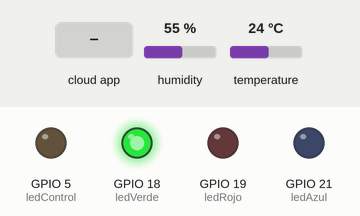
Recording of a sketch running on a simulated ESP32. Shown: output pins drawn as LEDs (lit = HIGH). Inputs (shaded band) come from the test bench; at power-on: humidity 55 %, temperature 24 °C. WiFi joins after 1.5 s; servers stay silent unless stated.

Above: at 2.7 s.
2.8 s: humidity set to 41 %
4.7 s: humidity set to 38 %
At 6.7 s:
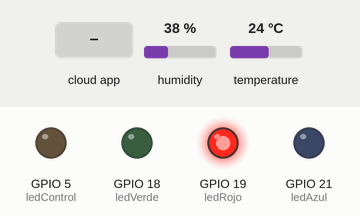
7.0 s: the phone or cloud app sets esp32_relay to 1
At 8.0 s:
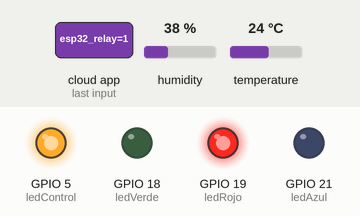
9.0 s: humidity set to 40 %
At 10.3 s:
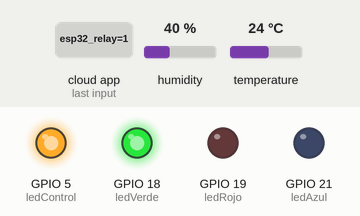
11.1 s: humidity set to 59 %
12.8 s: humidity set to 62 %
At 14.9 s:
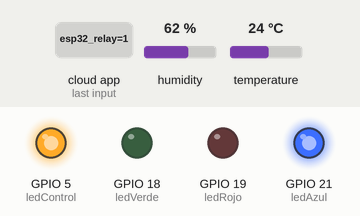
Timing chart, 0 to 16.1 s (numbered marks = the images above; inputs shaded):
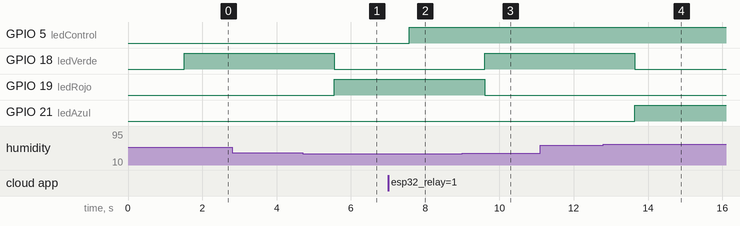

Measured:
- the behaviour switches between 40 and 39 % on humidity (found by bisection; images 0 and 1)
- the behaviour switches between 60 and 61 % on humidity (found by bisection; images 3 and 4)
- after the input at 2.8 s, every drawn part: stays the same
- after the input at 4.7 s, GPIO 18 (ledVerde): HIGH → LOW after 0.86 s; GPIO 19 (ledRojo): LOW → HIGH after 0.86 s
- after the input at 7.0 s, GPIO 5 (ledControl): LOW → HIGH after 0.58 s
- after the input at 9.0 s, GPIO 18 (ledVerde): LOW → HIGH after 0.60 s; GPIO 19 (ledRojo): HIGH → LOW after 0.60 s
- after the input at 11.1 s, every drawn part: stays the same
- after the input at 12.8 s, GPIO 18 (ledVerde): HIGH → LOW after 0.84 s; GPIO 21 (ledAzul): LOW → HIGH after 0.84 s

The sketch:

Untitled_may24a.ino
```cpp
#include "arduino_secrets.h"
#include <DHTesp.h>
#include "thingProperties.h"

DHTesp dht;

// Pines LED indicadores de humedad
const int ledVerde = 18;
const int ledRojo = 19;
const int ledAzul = 21;

// Pin LED controlado desde IoT Cloud
const int ledControl = 5;

void setup() {
  Serial.begin(9600);
  delay(1500);

  initProperties();
  ArduinoCloud.begin(ArduinoIoTPreferredConnection);
  setDebugMessageLevel(2);
  ArduinoCloud.printDebugInfo();

  dht.setup(4, DHTesp::DHT22); // DHT conectado al pin 4

  pinMode(ledVerde, OUTPUT);
  pinMode(ledRojo, OUTPUT);
  pinMode(ledAzul, OUTPUT);
  pinMode(ledControl, OUTPUT);
}

void loop() {
  ArduinoCloud.update();

  float temp = dht.getTemperature();
  float hum = dht.getHumidity();

  // Si el LED de control está encendido, reiniciar variables
  if (esp32_relay) {
    dht22_temperatura = 0;
    dht22_humedad = 0;
    digitalWrite(ledControl, HIGH);
  } else {
    dht22_temperatura = temp;
    dht22_humedad = hum;
    digitalWrite(ledControl, LOW);
  }

  // Indicador por LEDs de humedad
  if (hum < 40) {
    digitalWrite(ledRojo, HIGH);
    digitalWrite(ledVerde, LOW);
    digitalWrite(ledAzul, LOW);
  } else if (hum <= 60) {
    digitalWrite(ledRojo, LOW);
    digitalWrite(ledVerde, HIGH);
    digitalWrite(ledAzul, LOW);
  } else {
    digitalWrite(ledRojo, LOW);
    digitalWrite(ledVerde, LOW);
    digitalWrite(ledAzul, HIGH);
  }

  delay(1000);
}

void onEsp32RelayChange() {
}
```

arduino_secrets.h
```cpp
#define SECRET_DEVICE_KEY ""
#define SECRET_OPTIONAL_PASS ""
#define SECRET_SSID ""
```

thingProperties.h
```cpp
// Code generated by Arduino IoT Cloud, DO NOT EDIT.

#include <ArduinoIoTCloud.h>
#include <Arduino_ConnectionHandler.h>

const char DEVICE_LOGIN_NAME[]  = "80b9f854-0b44-4aee-8d31-d001af769a67";

const char SSID[]               = SECRET_SSID;    // Network SSID (name)
const char PASS[]               = SECRET_OPTIONAL_PASS;    // Network password (use for WPA, or use as key for WEP)
const char DEVICE_KEY[]  = SECRET_DEVICE_KEY;    // Secret device password

void onEsp32RelayChange();

float dht22_humedad;
float dht22_temperatura;
bool esp32_relay;

void initProperties(){

  ArduinoCloud.setBoardId(DEVICE_LOGIN_NAME);
  ArduinoCloud.setSecretDeviceKey(DEVICE_KEY);
  ArduinoCloud.addProperty(dht22_humedad, READ, ON_CHANGE, NULL);
  ArduinoCloud.addProperty(dht22_temperatura, READ, ON_CHANGE, NULL);
  ArduinoCloud.addProperty(esp32_relay, READWRITE, ON_CHANGE, onEsp32RelayChange);

}

WiFiConnectionHandler ArduinoIoTPreferredConnection(SSID, PASS);
```
